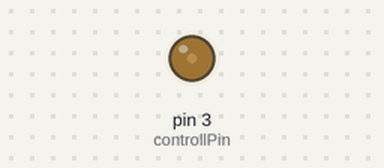
Simulated run of this sketch. Board: Arduino Uno, built with avr-gcc and run on an emulated ATmega328P. Parts: output pins drawn as LEDs (lit = HIGH).

Above: at 0.05 s.
At 1.5 s:
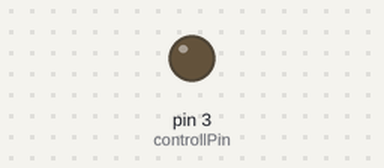
At 3.0 s:
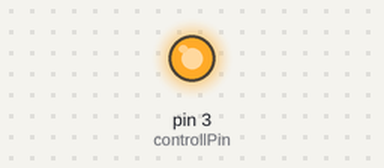
Timing chart, 0 to 6.9 s (numbered marks = the images above):
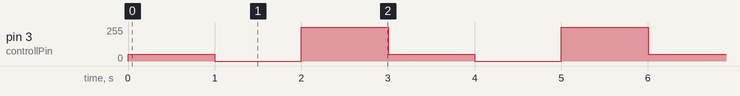

The sketch:

MotorControlTest.ino
```cpp
int controllPin {3};

void setup() {
  pinMode(controllPin, OUTPUT);
}

void loop() {
    analogWrite(controllPin, 50);
    delay(1000);
    analogWrite(controllPin, 0);
    delay(1000);
    analogWrite(controllPin, 255);
    delay(1000);
}
```

Measured:
- by itself, pin 3 (controllPin): repeats every 3.0 s: 0/255 1.0 s, 255/255 1.0 s, 50/255 1.0 s
